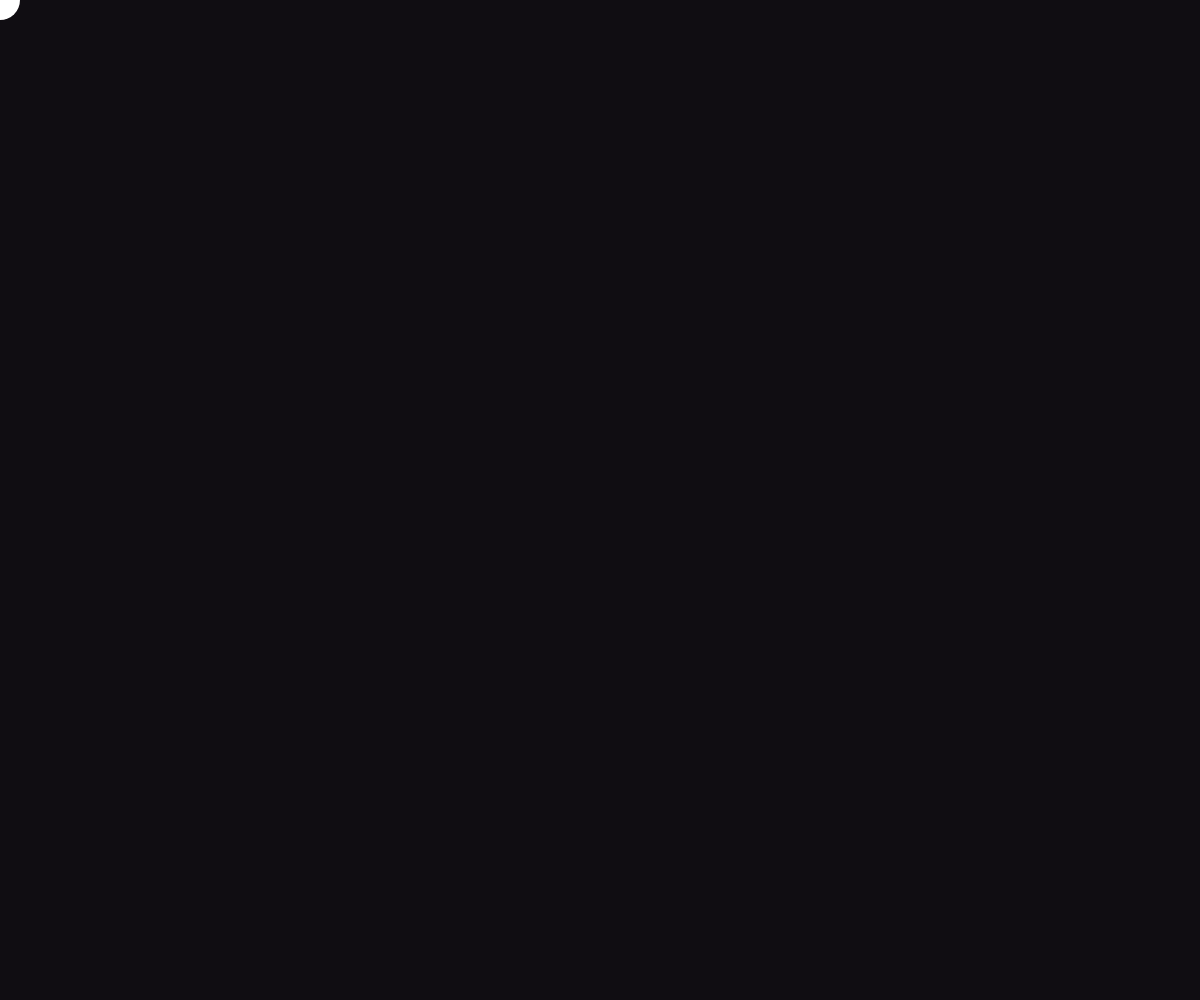
Frame 1 (no input)
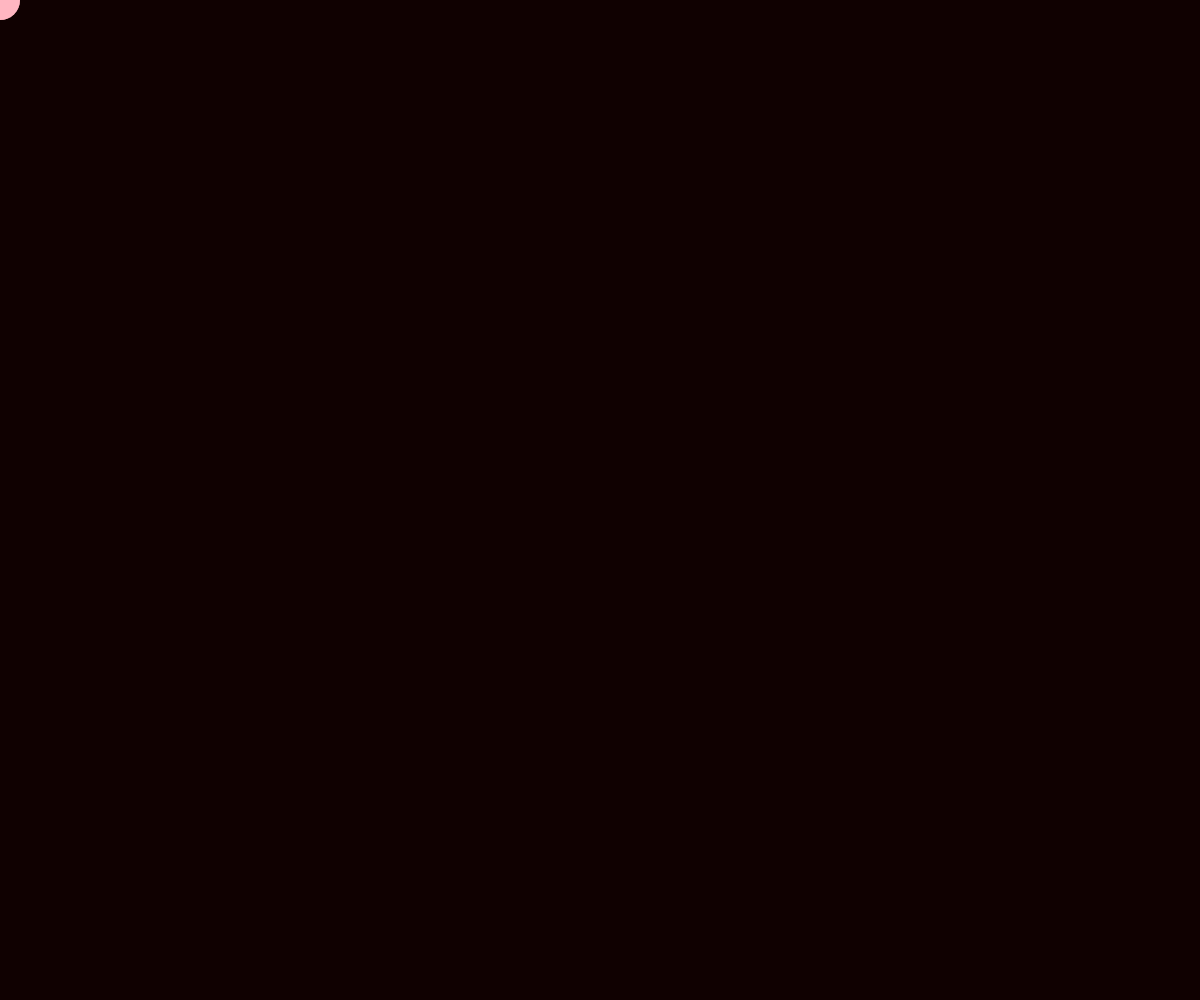
Frame 60 (no input)
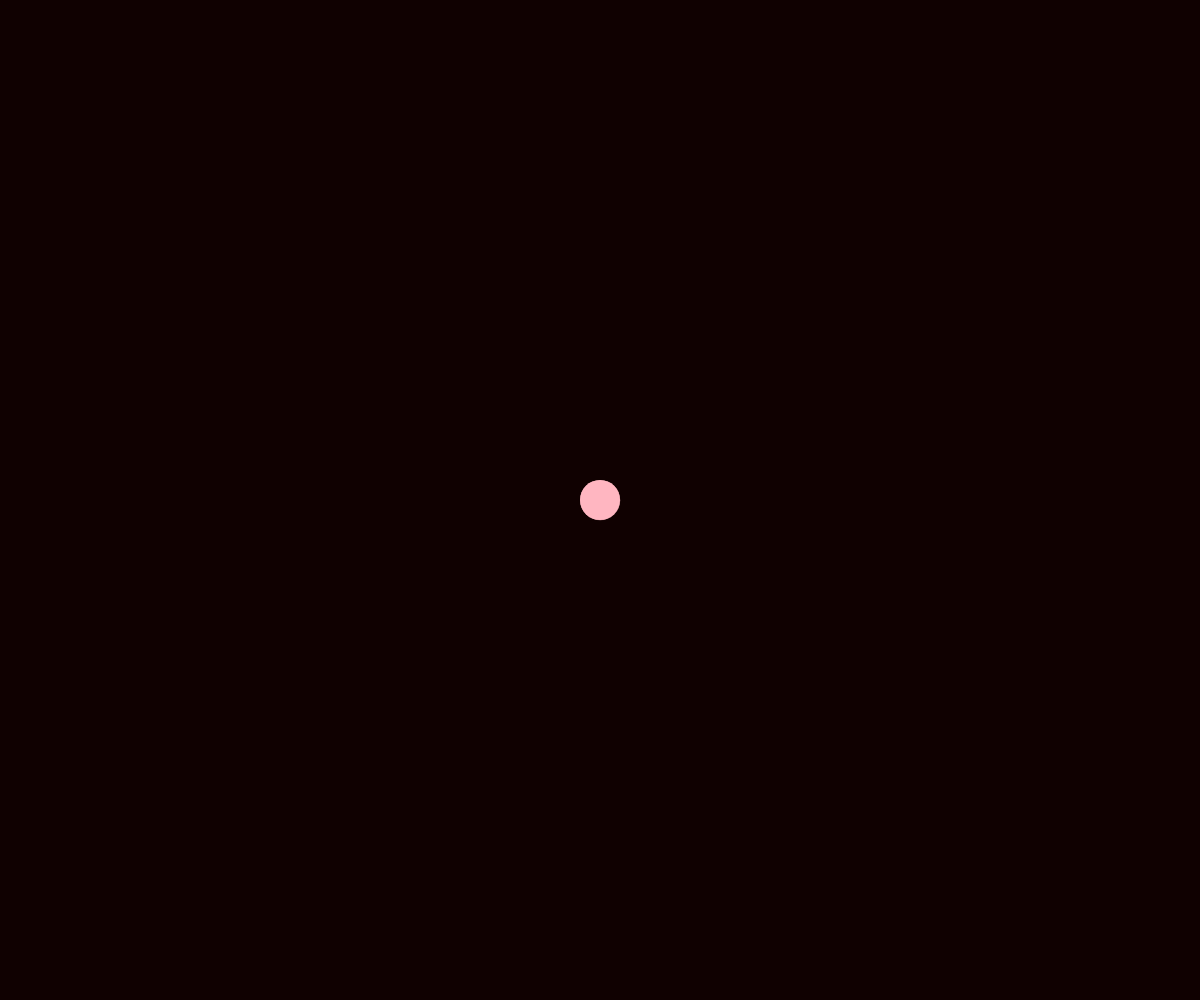
Frame 120 (the mouse pressed at the canvas centre since frame 60)

The p5.js sketch that drew these frames (run headless with seeded random() and noise() and a simulated clock; from frame 60 on, the mouse is pressed at the canvas centre):

// p5.js sketch
// ── sketch.js
var mousePos,
    pos,
    target,
    vel,
    ctx,
    rad,
    drag,
    speed;

function setup() {
  ctx = createCanvas(windowWidth, windowHeight);  

  noStroke();
  background(16, 21, 30); 
  
  mousePos = createVector(0,0);
  pos = createVector(0,0);
  target = createVector(0,0);
  vel = createVector(0,0);
  
  drag = 0.76; //need to take some force away, 1 = no drag
  strength = 0.15; // the "strength" of the spring, out of 1
  
  r = 40; 
}

function draw() {
  // clear();
  background('rgba(16,0,0, 0.4)');  
    
  mousePos.set(mouseX, mouseY);
  target = mousePos;

  var force = p5.Vector.sub(target, pos);
  force = force.mult(strength);
  vel = vel.mult(drag);
  vel = vel.add(force);  
  pos = pos.add(vel);
  
  ellipse(pos.x, pos.y, r);
  fill('lightPink');
}


function windowResized() {
  resizeCanvas(windowWidth, windowHeight);
}
